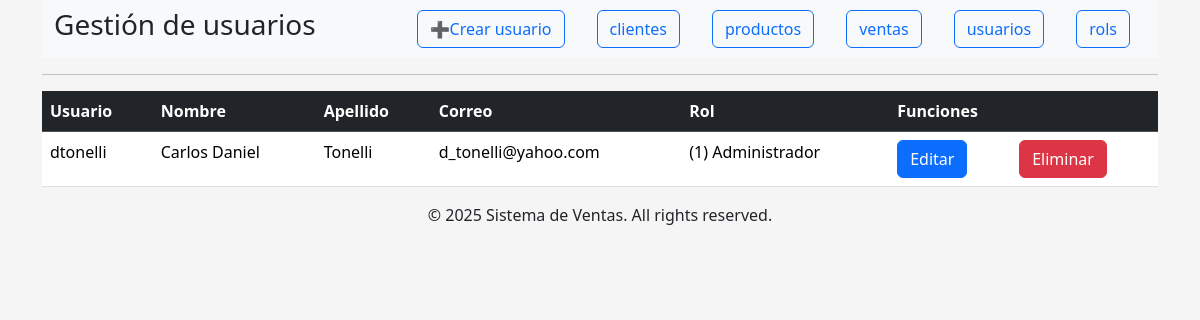
Page /index.php?controller=usuario&action=list on the committed database.
### tables this page shows
CREATE TABLE `usuarios` (
  `id` int(11) NOT NULL,
  `usuario` varchar(50) NOT NULL,
  `nombre` varchar(50) NOT NULL,
  `apellido` varchar(50) NOT NULL,
  `email` varchar(50) NOT NULL,
  `password` char(255) NOT NULL,
  `id_rol` int(11) NOT NULL
);

CREATE TABLE `roles` (
  `id` int(11) NOT NULL,
  `rol` varchar(50) NOT NULL
);

### index.php (called while the page is built, shortened)
<?php
$controller = new $controllerName();
$dataToView["data"] = array();
$dataToView["dataRel1"] = array();
if (method_exists($controller, $_GET["action"])) {
        $dataToView["data"] = $controller->{$_GET["action"]}();
        $campos = $controller->getCampos();
}
require_once 'view/template/header.php';
require_once 'view/' . $controller->view . '.php';
require_once 'view/template/footer.php';
?>

### controller/usuario.php (called while the page is built, shortened)
<?php
require_once 'model/usuario.php';
class UsuarioController
{
	public $tablaObj;
	public function __construct()
	{
		$this->tablaObj = new Usuario();
	}
	public function list()
	{
		return $this->tablaObj->getTabla();
	}
	public function getCampos()
	{
		return $this->tablaObj->getCampos();
	}
}

### model/usuario.php (called while the page is built, shortened)
<?php
require_once 'model/db.php';
class Usuario {
	private $tabla = 'usuarios';
	private $conection;
	private $campos;
	public function __construct() {
		$this->campos= [
			"id"=>"ID",
			"usuario" => "Usuario",
			"nombre" => "Nombre",
			"apellido" => "Apellido",
			"email" => "Correo",
			"password" => "Contraseña",
			"id_rol"=>"Rol"
		];
	}
	public function getConection(){
		$dbObj = new Db();
		$this->conection = $dbObj->conection;
	}
	public function getTabla(){
		$sql = "SELECT a.*, b.rol
		FROM ".$this->tabla. " a
		INNER JOIN roles b
		ON a.id_rol=b.id
		ORDER BY 1";
		$stmt = $this->conection->prepare($sql);
		try {
			$stmt->execute();
			$resultado = $stmt->get_result();
			return $resultado->fetch_all(MYSQLI_ASSOC);
		}
		catch (Exception $e){
			echo "Error al conectar con la Base de Datos";
			return false;
		}
	}
	public function getCampos(){
		return $this->campos;
	}
}
?>

### model/db.php (called while the page is built, shortened)
<?php
class Db
{
    public function __construct()
    {
        $this->host = constant('DB_HOST');
        $this->db = constant('DB');
        $this->user = constant('DB_USER');
        $this->pass = constant('DB_PASS');
        try {
            $this->conection = new mysqli($this->host, $this->user, $this->pass, $this->db);
        }
        catch(Exception $e){
            die("Error al conectar con la Base de Datos. Inténtelo más tarde.");
        }
    }
}
?>

### view/listar.php (the view, shortened to what this page needs)
<table class="table">
	<thead class="table-dark">
		<tr>
			<?php
			foreach ($campos as $key => $encabezado) {
				if ($encabezado !== "" && $encabezado !== "ID" && $encabezado !== "Contraseña") {
					echo "<th>" . $encabezado . "</th>";
				}
			}
			?>
			<th colspan=" 2">Funciones</th>
		</tr>
	</thead>
	<tbody>
		<?php foreach ($dataToView["data"] as $tabla): ?>
			<tr>
				<?php
				foreach ($campos as $key => $encabezado) {
					if ($encabezado !== "" && $encabezado !== "ID" && $encabezado !== "Contraseña") {
						echo "<td>";
						if ($key == "id_cliente") {
							echo "(" . $tabla[$key] . ") " . $tabla["apellido"] . ", " . $tabla["nombre"];
						} else if ($key == "id_producto") {
							echo "(" . $tabla[$key] . ") " . $tabla["nombre"];
						} else if ($key == "id_rol") {
							echo "(" . $tabla[$key] . ") " . $tabla["rol"];
						} else {
							echo $tabla[$key];
						}
						echo "</td>";
					} elseif ($encabezado == "ID") {
						$id = $tabla[$key];
					}
				}
				?>
				<td>
					<a href="index.php?controller=<?= $_GET["controller"] ?>&action=edit&id=<?php echo $id; ?>" class="btn btn-primary">Editar</a>
				</td>
				<td>
					<a href="index.php?controller=<?= $_GET["controller"] ?>&action=confirmDelete&id=<?php echo $id; ?>" class="btn btn-danger">Eliminar</a>
				</td>
			</tr>
		<?php endforeach; ?>
	</tbody>
</table>

### view/template/estilos.css (style rules this page uses)
body { background-color: whitesmoke; }

### rows in the picture
usuarios: usuario "dtonelli", nombre "Carlos Daniel", apellido "Tonelli", email "d_tonelli@yahoo.com", id_rol "1", id_rol.rol "Administrador"

### other values in the picture
$_GET["controller"] "usuario"
$txtBoton "cliente"
$txtBoton "producto"
$txtBoton "venta"
$txtBoton "usuario"
$txtBoton "rol"
$encabezado "Usuario"
$encabezado "Nombre"
$encabezado "Apellido"
$encabezado "Correo"
$encabezado "Rol"
